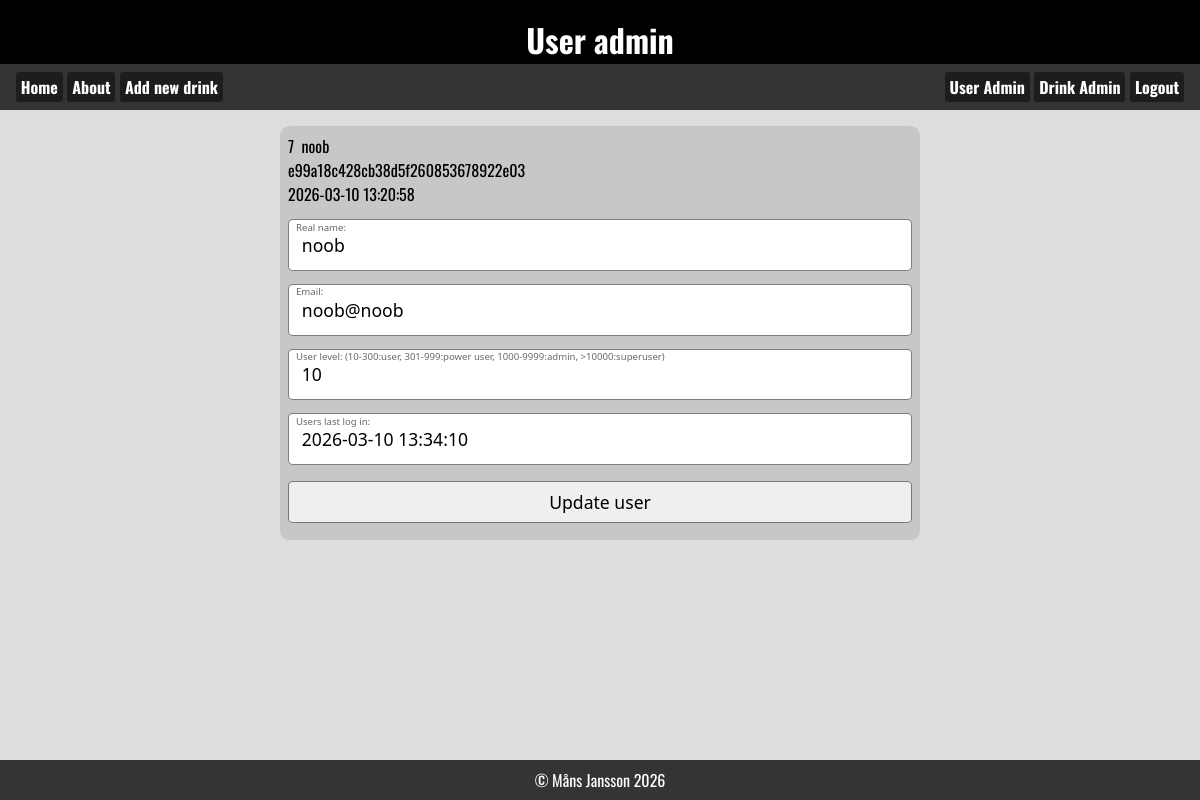
Screenshot of /useradmin.php?edit=7 (signed in) with the database file from the repository.
### tables this page shows
CREATE TABLE `tbl_user` (
  `id` int(11) NOT NULL,
  `username` varchar(32) NOT NULL,
  `password` varchar(255) NOT NULL,
  `userlevel` int(11) NOT NULL DEFAULT 5,
  `lastlogin` timestamp NOT NULL DEFAULT current_timestamp() ON UPDATE current_timestamp(),
  `realname` varchar(80) NOT NULL,
  `mail` varchar(100) NOT NULL,
  `created` timestamp NOT NULL DEFAULT current_timestamp()
);

### useradmin.php (the view, shortened to what this page needs)
<!DOCTYPE html>
<?php require_once("asset.php"); ?>
<html lang="en">
<head>
    <link rel="stylesheet" href="style.css">
</head>
<body>
    <header>
        <h1>User admin</h1>
    </header>
    <?php require_once("_nav.php"); ?>
    <main>
        <?php  if(isset($_GET['edit'])): ?>
            <?php
                $id=intval($_GET['edit']);
                $sql="SELECT * FROM tbl_user WHERE id=$id";
                $result=mysqli_query($conn, $sql);
                $user_data=mysqli_fetch_assoc($result);
            ?>
        <form action="useradmin.php" method="POST">
            <div class="data"><?=$id?>&nbsp;&nbsp;<?=$user_data['username']?><br><?=$user_data['password']?><br><?=$user_data['created']?></div>
            <label for="realname">Real name:</label>
            <input type="text" name="realname" id="realname" value="<?=$user_data['realname']?>">
            <label for="mail">Email:</label>
            <input type="email" name="mail" id="mail" value="<?=$user_data['mail']?>">
            <label for="userlevel">User level: (10-300:user, 301-999:power user, 1000-9999:admin, >10000:superuser)</label>
            <input type="number" name="userlevel" id="userlevel" value="<?=$user_data['userlevel']?>">
            <label for="lastlogin">Users last log in:</label>
            <input type="datetime" name="lastlogin" id="lastlogin" value="<?=$user_data['lastlogin']?>">
            <input type="submit" name="btn_edit" value="Update user">
        </form>
            <?php endif;?>
    </main>
    <?php require_once("_footer.php"); ?>
</body>
</html>

### style.css (style rules this page uses)
:root { --clr_back_header:#000; --clr_header:#ffffff; --clr_back_nav:#343434; --clr_back_footer:var(--clr_back_nav); --header_font:"Oswald", sans-serif; --main_bg:#00000022; }
*, *:before, *:after { margin: 0; padding: 0; box-sizing: border-box; }
body { height:100dvh; display:flex; flex-direction: column; font-family: system-ui, sans-serif; }
main { background: var(--main_bg); }
header { background: var(--clr_back_header); color:var(--clr_header); height:4rem; padding: 1rem; font-family: var(--header_font); display: flex; justify-content: center; }
main { flex-grow: 5; display:flex; flex-direction: column; gap:1rem; padding-top: 1rem; font-family: var(--header_font); overflow-y: auto; }
:root { --formborder: rgb(0, 0, 0, .5); --formback: rgb(0, 0, 0, .1); --formlabelcolor: rgb(0, 0, 0, .6) }
form { position: relative; display: flex; flex-direction: column; width: 40rem; padding: .5rem; background: var(--formback); border-radius: .6rem; margin-left: auto; margin-right: auto; }
label { position: relative; top: .9rem; left: .5rem; font: .6rem system-ui; color: var(--formlabelcolor); }
input[type="submit"], input[type="button"], button { margin-top: 1rem; margin-bottom: .6rem; padding: .5rem; }

### rows the page displays
tbl_user: username "noob", password "e99a18c428cb38d5f260853678922e03", created "2026-03-10 13:20:58", realname "noob", mail "noob@noob", userlevel "10", lastlogin "2026-03-10 13:34:10"

### other values shown
$id "7"
